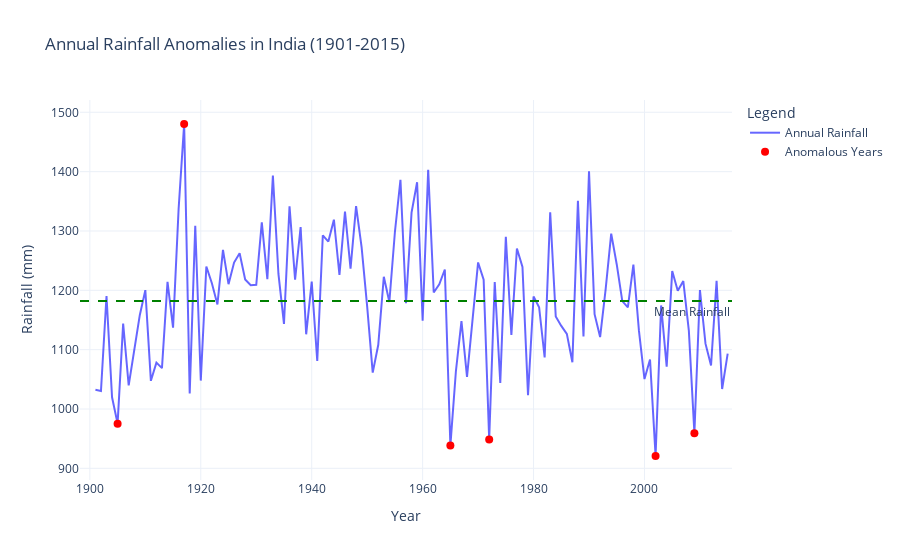

The notebook cell this image was saved under:
### Code cell
#Detecting Anomalies in the Rainfall Trends in India
'''Now, using an Isolation Forest algorithm, we will identify anomalies in both annual and monthly rainfall. 
This will highlight specific years or months with unusual rainfall patterns. Let’s start with identifying anomalies in annual rainfall:'''

# detect anomalous rainfall years based on annual data

isolation_forest = IsolationForest(contamination=0.05, random_state=42)
rainfall_data['Annual_Anomaly'] = isolation_forest.fit_predict(rainfall_data[['ANNUAL']])

# identify anomalies in annual rainfall
annual_anomalies = rainfall_data[rainfall_data['Annual_Anomaly'] == -1]

# detect anomalous months based on monthly data
monthly_data = rainfall_data[['JAN', 'FEB', 'MAR', 'APR', 'MAY', 'JUN', 'JUL', 'AUG', 'SEP', 'OCT', 'NOV', 'DEC']]
monthly_anomalies = isolation_forest.fit_predict(monthly_data)

# add anomaly detection results for months
rainfall_data['Monthly_Anomaly'] = monthly_anomalies
monthly_anomalies_df = rainfall_data[rainfall_data['Monthly_Anomaly'] == -1][['YEAR'] + monthly_columns]

fig_annual_anomalies = go.Figure()

fig_annual_anomalies.add_trace(go.Scatter(
    x=rainfall_data['YEAR'],
    y=rainfall_data['ANNUAL'],
    mode='lines',
    name='Annual Rainfall',
    line=dict(color='blue', width=2),
    opacity=0.6
))

fig_annual_anomalies.add_trace(go.Scatter(
    x=annual_anomalies['YEAR'],
    y=annual_anomalies['ANNUAL'],
    mode='markers',
    name='Anomalous Years',
    marker=dict(color='red', size=8, symbol='circle')
))

fig_annual_anomalies.add_hline(
    y=rainfall_data['ANNUAL'].mean(),
    line_dash='dash',
    line_color='green',
    annotation_text='Mean Rainfall',
    annotation_position='bottom right'
)

fig_annual_anomalies.update_layout(
    title='Annual Rainfall Anomalies in India (1901-2015)',
    xaxis_title='Year',
    yaxis_title='Rainfall (mm)',
    template='plotly_white',
    legend=dict(title="Legend"),
    height=500
)

fig_annual_anomalies.show()
print("This graph highlights years with significant rainfall anomalies, where annual rainfall deviated substantially from the mean. Drought years (e.g., 1905, 1965, 2002) and extreme rainfall years (e.g., 1917, 1961) are marked as red points, which showcase outliers in rainfall patterns. ")

### Figure 1 — Plotly figure (JSON) as saved in the notebook; plotly's stock layout.template omitted (floating-point values rounded to 4 significant figures)
{"data": [{"line": {"color": "blue", "width": 2}, "mode": "lines", "name": "Annual Rainfall", "opacity": 0.6, "type": "scatter", "x": [1901, 1902, 1903, 1904, 1905, 1906, 1907, 1908, 1909, 1910, 1911, 1912, 1913, 1914, 1915, 1916, 1917, 1918, 1919, 1920, 1921, 1922, 1923, 1924, 1925, 1926, 1927, 1928, 1929, 1930, 1931, 1932, 1933, 1934, 1935, 1936, 1937, 1938, 1939, 1940, 1941, 1942, 1943, 1944, 1945, 1946, 1947, 1948, 1949, 1950, 1951, 1952, 1953, 1954, 1955, 1956, 1957, 1958, 1959, 1960, 1961, 1962, 1963, 1964, 1965, 1966, 1967, 1968, 1969, 1970, 1971, 1972, 1973, 1974, 1975, 1976, 1977, 1978, 1979, 1980, 1981, 1982, 1983, 1984, 1985, 1986, 1987, 1988, 1989, 1990, 1991, 1992, 1993, 1994, 1995, 1996, 1997, 1998, 1999, 2000, 2001, 2002, 2003, 2004, 2005, 2006, 2007, 2008, 2009, 2010, 2011, 2012, 2013, 2014, 2015], "y": [1032.0, 1030.0, 1190.0, 1020.0, 975.3, 1144.0, 1040.0, 1097.0, 1158.0, 1200.0, 1048.0, 1078.0, 1069.0, 1214.0, 1137.0, 1337.0, 1480.0, 1026.0, 1309.0, 1048.0, 1240.0, 1212.0, 1176.0, 1268.0, 1210.0, 1247.0, 1263.0, 1218.0, 1208.0, 1209.0, 1315.0, 1219.0, 1394.0, 1228.0, 1143.0, 1342.0, 1218.0, 1307.0, 1126.0, 1215.0, 1081.0, 1293.0, 1282.0, 1319.0, 1226.0, 1333.0, 1237.0, 1342.0, 1272.0, 1172.0, 1061.0, 1108.0, 1223.0, 1180.0, 1298.0, 1386.0, 1178.0, 1331, 1382.0, 1149, 1403, 1196.0, 1210.0, 1235.0, 938.4, 1064, 1148.0, 1054.0, 1148.0, 1247, 1218, 948.5, 1214, 1044.0, 1290.0, 1125.0, 1270.0, 1239.0, 1023.0, 1190.0, 1172.0, 1087.0, 1332.0, 1156.0, 1140, 1127.0, 1079.0, 1351, 1122.0, 1401.0, 1160.0, 1121.0, 1202.0, 1296.0, 1244.0, 1182.0, 1171.0, 1244.0, 1132, 1050.0, 1083.0, 920.8, 1174.0, 1071.0, 1232.0, 1199.0, 1216.0, 1132.0, 959.3, 1200.0, 1110.0, 1074.0, 1216.0, 1034.0, 1093.0]}, {"marker": {"color": "red", "size": 8, "symbol": "circle"}, "mode": "markers", "name": "Anomalous Years", "type": "scatter", "x": [1905, 1917, 1965, 1972, 2002, 2009], "y": [975.3, 1480.0, 938.4, 948.5, 920.8, 959.3]}], "layout": {"annotations": [{"showarrow": false, "text": "Mean Rainfall", "x": 1, "xanchor": "right", "xref": "x domain", "y": 1182.0, "yanchor": "top", "yref": "y"}], "autosize": true, "legend": {"title": {"text": "Legend"}}, "shapes": [{"line": {"color": "green", "dash": "dash"}, "type": "line", "x0": 0, "x1": 1, "xref": "x domain", "y0": 1182.0, "y1": 1182.0, "yref": "y"}], "title": {"text": "Annual Rainfall Anomalies in India (1901-2015)"}, "xaxis": {"autorange": true, "range": [1898.0, 2016.0], "title": {"text": "Year"}, "type": "linear"}, "yaxis": {"autorange": true, "range": [878.5, 1523.0], "title": {"text": "Rainfall (mm)"}, "type": "linear"}}}
